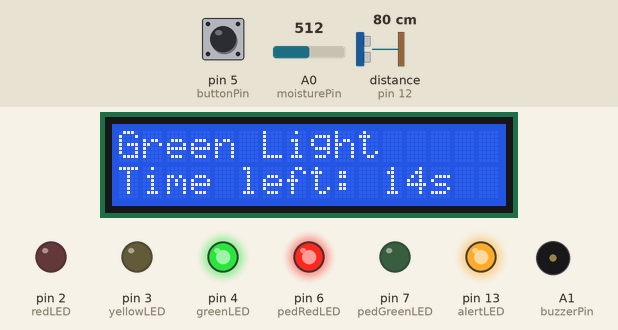
A sketch run on a simulated Arduino Uno, built with avr-gcc and run on an emulated ATmega328P. Shown: 16×2 character LCD, output pins drawn as LEDs (lit = HIGH), buzzer (waves = sounding, pin HIGH). Wiring (inferred from the names in the program): ultrasonic range finder: trigger pin 11; echo pin 12. The test bench sets the inputs (shaded band); at power-on: distance to the obstacle (sensor on pin 12) 80 cm, pin 5 (buttonPin) HIGH, A0 (moisturePin) = 512. The echo pulse lasts 58.3 µs per cm; pins used as bus, display or sensor lines are not drawn; what the sketch prints to the serial monitor is not drawn.

Above: at 3.4 s.
3.5 s: distance to the obstacle (sensor on pin 12) set to 6 cm
5.6 s: distance to the obstacle (sensor on pin 12) set to 3 cm
At 7.9 s:
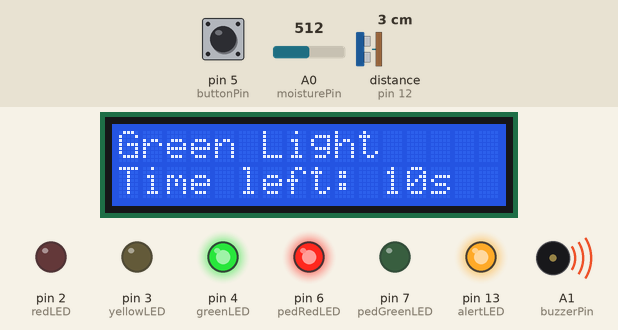
9.7 s: pin 5 (buttonPin) pulled LOW for 0.15 s
At 13.1 s:
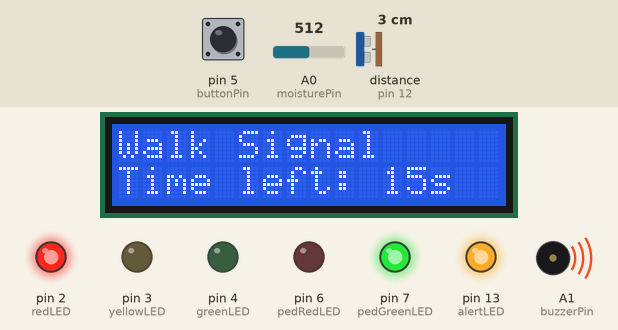
13.2 s: A0 (moisturePin) set to 610
At 14.49 s:
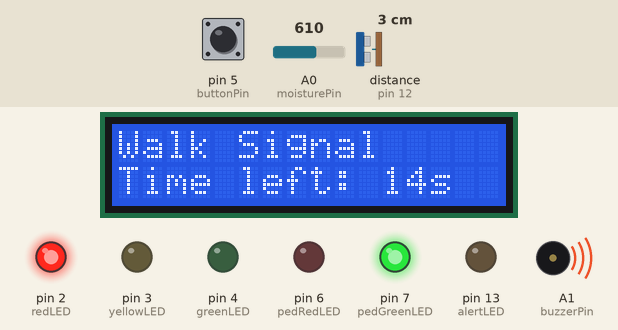
15.8 s: distance to the obstacle (sensor on pin 12) set to 9 cm
At 17.3 s:
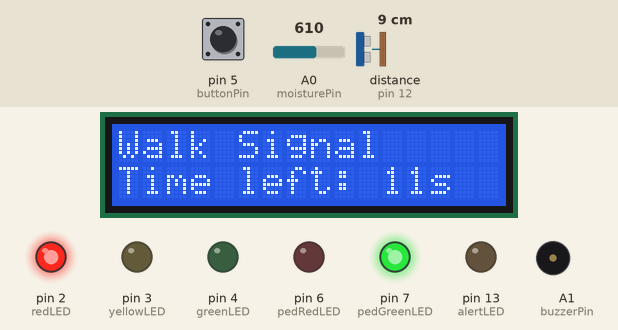
19.9 s: A0 (moisturePin) set to 589
At 43.5 s:
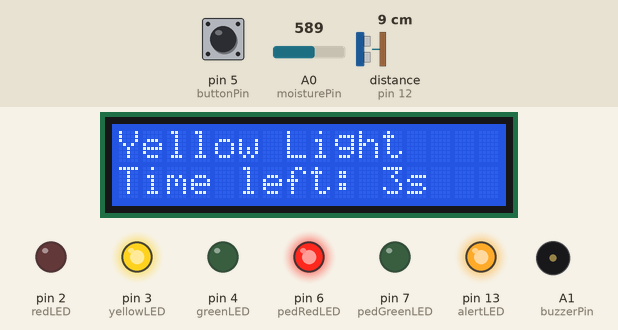
Timing chart, 0 to 44.2 s (numbered marks = the images above; inputs shaded):
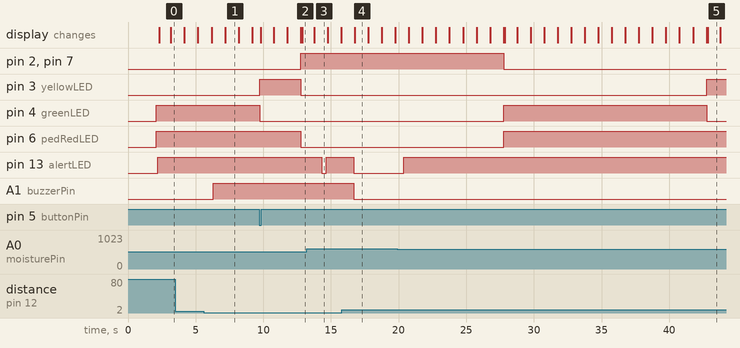

Measured:
- the behaviour switches between 5 and 4 cm on distance to the obstacle (sensor on pin 12) (found by bisection; images 0 and 1)
- the behaviour switches between 600 and 599 on A0 (moisturePin) (found by bisection; images 4 and 5)
- after the input at 5.6 s, A1 (buzzerPin): LOW → HIGH after 0.68 s
- after the input at 9.7 s, pin 2 (redLED), pin 7 (pedGreenLED): LOW → HIGH after 3.1 s; pin 3 (yellowLED): LOW → HIGH at once, → LOW 3.0 s later; pin 4 (greenLED): HIGH → LOW at once; pin 6 (pedRedLED): HIGH → LOW after 3.1 s; the display: first changes after 0.12 s (image 2 shows a later state)
- after the input at 13.2 s, pin 13 (alertLED): HIGH → LOW after 1.1 s, → HIGH 0.32 s later
- after the input at 15.8 s, pin 13 (alertLED), A1 (buzzerPin): HIGH → LOW after 0.88 s
- after the input at 19.9 s, pin 13 (alertLED): LOW → HIGH after 0.50 s

The sketch:

smart-traffic-system.ino
```cpp
#include <SoftwareSerial.h>
#include <Wire.h>
#include <LiquidCrystal_I2C.h>

const int redLED = 2;
const int yellowLED = 3;
const int greenLED = 4;
const int buttonPin = 5;
const int pedRedLED = 6;
const int pedGreenLED = 7;
const int trigJaywalk = 11;
const int echoJaywalk = 12;
const int alertLED = 13;
const int moisturePin = A0;
const int buzzerPin = A1;

SoftwareSerial bluetooth(9, 8);
LiquidCrystal_I2C lcd(0x27, 16, 2);

enum TrafficState {
  TRAFFIC_GREEN,
  TRAFFIC_YELLOW,
  TRAFFIC_RED
};

int trafficLevel = 1;
bool pedestrianRequested = false;
bool buttonPressed = false;
unsigned long stateStartTime = 0;
unsigned long lastDistanceCheck = 0;
long previousDistance = 100;
TrafficState currentState = TRAFFIC_GREEN;

unsigned long lastRainCheck = 0;
unsigned long lastRainBlink = 0;
bool rainAlertState = false;
bool isRaining = false;

const int YELLOW_TIME = 3;
const int PED_WALK_TIME = 15;
const int MIN_GREEN_TIME = 5;
const int MIN_RED_TIME = 3;

void setup() {
  pinMode(redLED, OUTPUT);
  pinMode(yellowLED, OUTPUT);
  pinMode(greenLED, OUTPUT);
  pinMode(pedRedLED, OUTPUT);
  pinMode(pedGreenLED, OUTPUT);
  pinMode(buttonPin, INPUT_PULLUP);
  pinMode(trigJaywalk, OUTPUT);
  pinMode(echoJaywalk, INPUT);
  pinMode(alertLED, OUTPUT);
  pinMode(buzzerPin, OUTPUT);

  Serial.begin(9600);
  bluetooth.begin(9600);
  lcd.init();
  lcd.backlight();

  displayMessage("Smart Traffic", "System Ready");
  delay(2000);

  setTrafficState(TRAFFIC_GREEN);
  stateStartTime = millis();

  Serial.println("Traffic Light System Started");
  bluetooth.println("Traffic Light System Started");
}

void loop() {
  // Handle Bluetooth Traffic Level Input
  if (Serial.available()) {
    char input = Serial.read();
    if (input >= '1' && input <= '3') {
      trafficLevel = input - '0';
      Serial.print("Traffic Level set to: ");
      Serial.println(trafficLevel);
      bluetooth.print(" Traffic Level: ");
      bluetooth.println(trafficLevel);
    }
  }

  // Handle Pedestrian Button
  static unsigned long lastButtonTime = 0;
  if (digitalRead(buttonPin) == LOW && millis() - lastButtonTime > 500) {
    if (!buttonPressed && !pedestrianRequested) {
      if (currentState == TRAFFIC_GREEN && (millis() - stateStartTime) >= (MIN_GREEN_TIME * 1000)) {
        pedestrianRequested = true;
        buttonPressed = true;
        bluetooth.println(" Pedestrian crossing requested");
        Serial.println("Pedestrian button pressed");
      } else if (currentState != TRAFFIC_GREEN) {
        bluetooth.println("Please wait - crossing will be available soon");
      } else {
        bluetooth.println("Please wait - minimum green time not reached");
      }
    }
    lastButtonTime = millis();
  }

  if (digitalRead(buttonPin) == HIGH) {
    buttonPressed = false;
  }

  // Check jaywalking conditions
  if (millis() - lastDistanceCheck > 1000) {
    checkSafetyConditions();
    lastDistanceCheck = millis();
  }

  // Check rain condition
  if (millis() - lastRainCheck > 2000) {
    checkRainCondition();
    lastRainCheck = millis();
  }

  // Blink alert LED in rain
  if (isRaining && millis() - lastRainBlink > 500) {
    rainAlertState = !rainAlertState;
    if (!digitalRead(alertLED)) {
      digitalWrite(alertLED, rainAlertState ? HIGH : LOW);
    }
    lastRainBlink = millis();
  }

  // Handle traffic light state machine
  manageTrafficLights();
}

void manageTrafficLights() {
  unsigned long currentTime = millis();
  unsigned long elapsedTime = (currentTime - stateStartTime) / 1000;

  switch (currentState) {
    case TRAFFIC_GREEN: {
      int greenDuration = getGreenTime();
      int timeLeft = greenDuration - elapsedTime;
      updateLCDCountdown("Green Light", timeLeft);

      if (elapsedTime >= greenDuration ||
          (pedestrianRequested && elapsedTime >= MIN_GREEN_TIME)) {
        setTrafficState(TRAFFIC_YELLOW);
        stateStartTime = currentTime;
      }
      break;
    }

    case TRAFFIC_YELLOW: {
      int timeLeft = YELLOW_TIME - elapsedTime;
      updateLCDCountdown("Yellow Light", timeLeft);

      if (elapsedTime >= YELLOW_TIME) {
        setTrafficState(TRAFFIC_RED);
        stateStartTime = currentTime;
      }
      break;
    }

    case TRAFFIC_RED: {
      int redDuration = pedestrianRequested ? PED_WALK_TIME : MIN_RED_TIME;
      int timeLeft = redDuration - elapsedTime;

      if (pedestrianRequested) {
        updateLCDCountdown("Walk Signal", timeLeft);
      } else {
        updateLCDCountdown("Red Light", timeLeft);
      }

      if (elapsedTime >= redDuration) {
        setTrafficState(TRAFFIC_GREEN);
        stateStartTime = currentTime;
        pedestrianRequested = false;
      }
      break;
    }
  }
}

void setTrafficState(TrafficState newState) {
  currentState = newState;

  digitalWrite(redLED, LOW);
  digitalWrite(yellowLED, LOW);
  digitalWrite(greenLED, LOW);

  switch (newState) {
    case TRAFFIC_GREEN:
      digitalWrite(greenLED, HIGH);
      digitalWrite(pedRedLED, HIGH);
      digitalWrite(pedGreenLED, LOW);
      bluetooth.println("Traffic: GREEN | Pedestrians: STOP");
      Serial.println("State: Traffic GREEN, Pedestrian RED");
      break;

    case TRAFFIC_YELLOW:
      digitalWrite(yellowLED, HIGH);
      digitalWrite(pedRedLED, HIGH);
      digitalWrite(pedGreenLED, LOW);
      bluetooth.println("Traffic: YELLOW | Pedestrians: STOP");
      Serial.println("State: Traffic YELLOW, Pedestrian RED");
      break;

    case TRAFFIC_RED:
      digitalWrite(redLED, HIGH);
      digitalWrite(pedRedLED, LOW);
      digitalWrite(pedGreenLED, HIGH);
      if (pedestrianRequested) {
        bluetooth.println("Traffic: RED | Pedestrians: WALK (Button Pressed)");
        Serial.println("State: Traffic RED ON, Pedestrian GREEN ON (Button Pressed)");
      } else {
        bluetooth.println("Traffic: RED | Pedestrians: WALK (Auto Cycle)");
        Serial.println("State: Traffic RED ON, Pedestrian GREEN ON (Auto Cycle)");
      }
      break;
  }

  Serial.print("LEDs - Traffic R:");
  Serial.print(digitalRead(redLED));
  Serial.print(" Y:");
  Serial.print(digitalRead(yellowLED));
  Serial.print(" G:");
  Serial.print(digitalRead(greenLED));
  Serial.print(" | Ped R:");
  Serial.print(digitalRead(pedRedLED));
  Serial.print(" G:");
  Serial.println(digitalRead(pedGreenLED));
}

int getGreenTime() {
  switch (trafficLevel) {
    case 1: return 15;
    case 2: return 25;
    case 3: return 35;
    default: return 15;
  }
}

void checkSafetyConditions() {
  long currentDistance = getDistance(trigJaywalk, echoJaywalk);
  bool hazardDetected = false;

  if (currentDistance > 0 && currentDistance < 50 &&
      abs(currentDistance - previousDistance) > 10) {
    hazardDetected = true;
    bluetooth.println(" WARNING: Pedestrian movement detected in traffic area!");
  }

  if (currentDistance > 0 && currentDistance < 4) {
    hazardDetected = true;
    digitalWrite(buzzerPin, HIGH);
    bluetooth.println(" COLLISION ALERT: Object too close!");
    Serial.println("COLLISION ALERT: Distance < 4cm");
  } else {
    digitalWrite(buzzerPin, LOW);
  }

  if (!isRaining) {
    digitalWrite(alertLED, hazardDetected ? HIGH : LOW);
  } else if (hazardDetected) {
    digitalWrite(alertLED, HIGH);
  }

  previousDistance = currentDistance;
}

void checkRainCondition() {
  int moistureValue = analogRead(moisturePin);

  if (moistureValue < 600) {
    if (!isRaining) {
      isRaining = true;
      digitalWrite(alertLED, HIGH);
      bluetooth.println(" RAIN DETECTED: Caution - wet road conditions");
      bluetooth.print(" Moisture level: ");
      bluetooth.println(moistureValue);
      Serial.println("Rain detected - Alert LED ON");
    }
  } else {
    if (isRaining) {
      isRaining = false;
      digitalWrite(alertLED, LOW);
      bluetooth.println(" Rain stopped - road conditions normal");
      bluetooth.print(" Moisture level: ");
      bluetooth.println(moistureValue);
      Serial.println("Rain stopped");
    }
  }
}

long getDistance(int trig, int echo) {
  digitalWrite(trig, LOW);
  delayMicroseconds(2);
  digitalWrite(trig, HIGH);
  delayMicroseconds(10);
  digitalWrite(trig, LOW);

  long duration = pulseIn(echo, HIGH, 30000);
  if (duration == 0) return -1;

  return duration * 0.034 / 2;
}

void updateLCDCountdown(String state, int timeLeft) {
  static String lastState = "";
  static int lastTime = -1;

  if (state != lastState || timeLeft != lastTime) {
    lcd.clear();
    lcd.setCursor(0, 0);
    lcd.print(state);
    lcd.setCursor(0, 1);

    if (timeLeft > 0) {
      lcd.print("Time left: " + String(timeLeft) + "s");
    } else {
      lcd.print("Changing...");
    }

    lastState = state;
    lastTime = timeLeft;
  }
}

void displayMessage(String line1, String line2) {
  lcd.clear();
  lcd.setCursor(0, 0);
  lcd.print(line1);
  lcd.setCursor(0, 1);
  lcd.print(line2);
}
```
